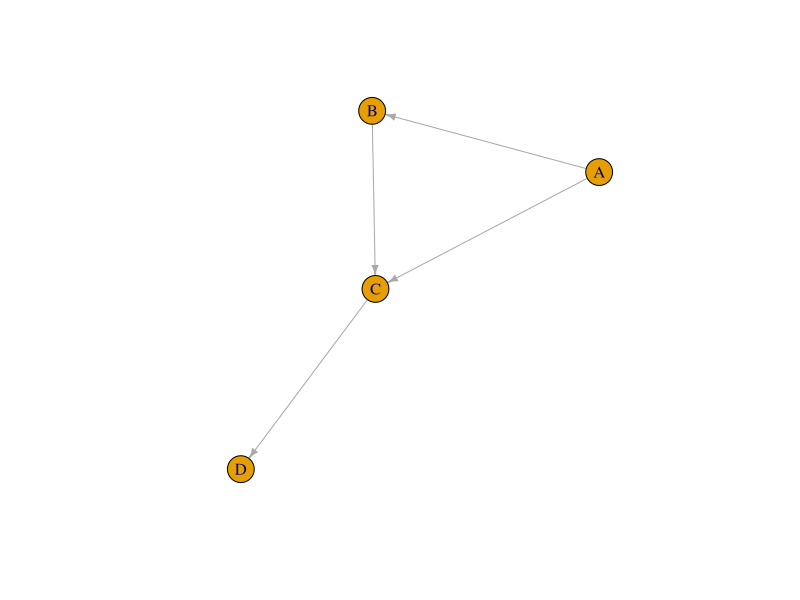

Write the R code that produced this figure.
# Write a program to explain links to establish higher-order relationships among entities in Link Analysis.

add_edge <- function(graph, node1, node2) { 
  graph[[node1]] <- c(graph[[node1]], node2)
  graph[[node2]] <- c(graph[[node2]], node1) 
  graph
}
graph <- list()
nodes <- c("A", "B", "C", "D")
graph <- add_edge(graph, "A", "B") 
graph <- add_edge(graph, "A", "C") 
graph <- add_edge(graph, "B", "C") 
graph <- add_edge(graph, "C", "D") 
graph
for (node in names(graph)) {
  cat(node, " --> ", paste(graph[[node]], collapse = ", "), "\n")
}
library(igraph)
nodes <- c("A", "B", "C", "D")
edges <- c("A", "B", "A", "C", "B", "C", "C", "D")
graph <- graph(edges, directed = TRUE)
V(graph)$label <- nodes
plot(graph, layout = layout_nicely(graph), edge.arrow.size = 0.5)

